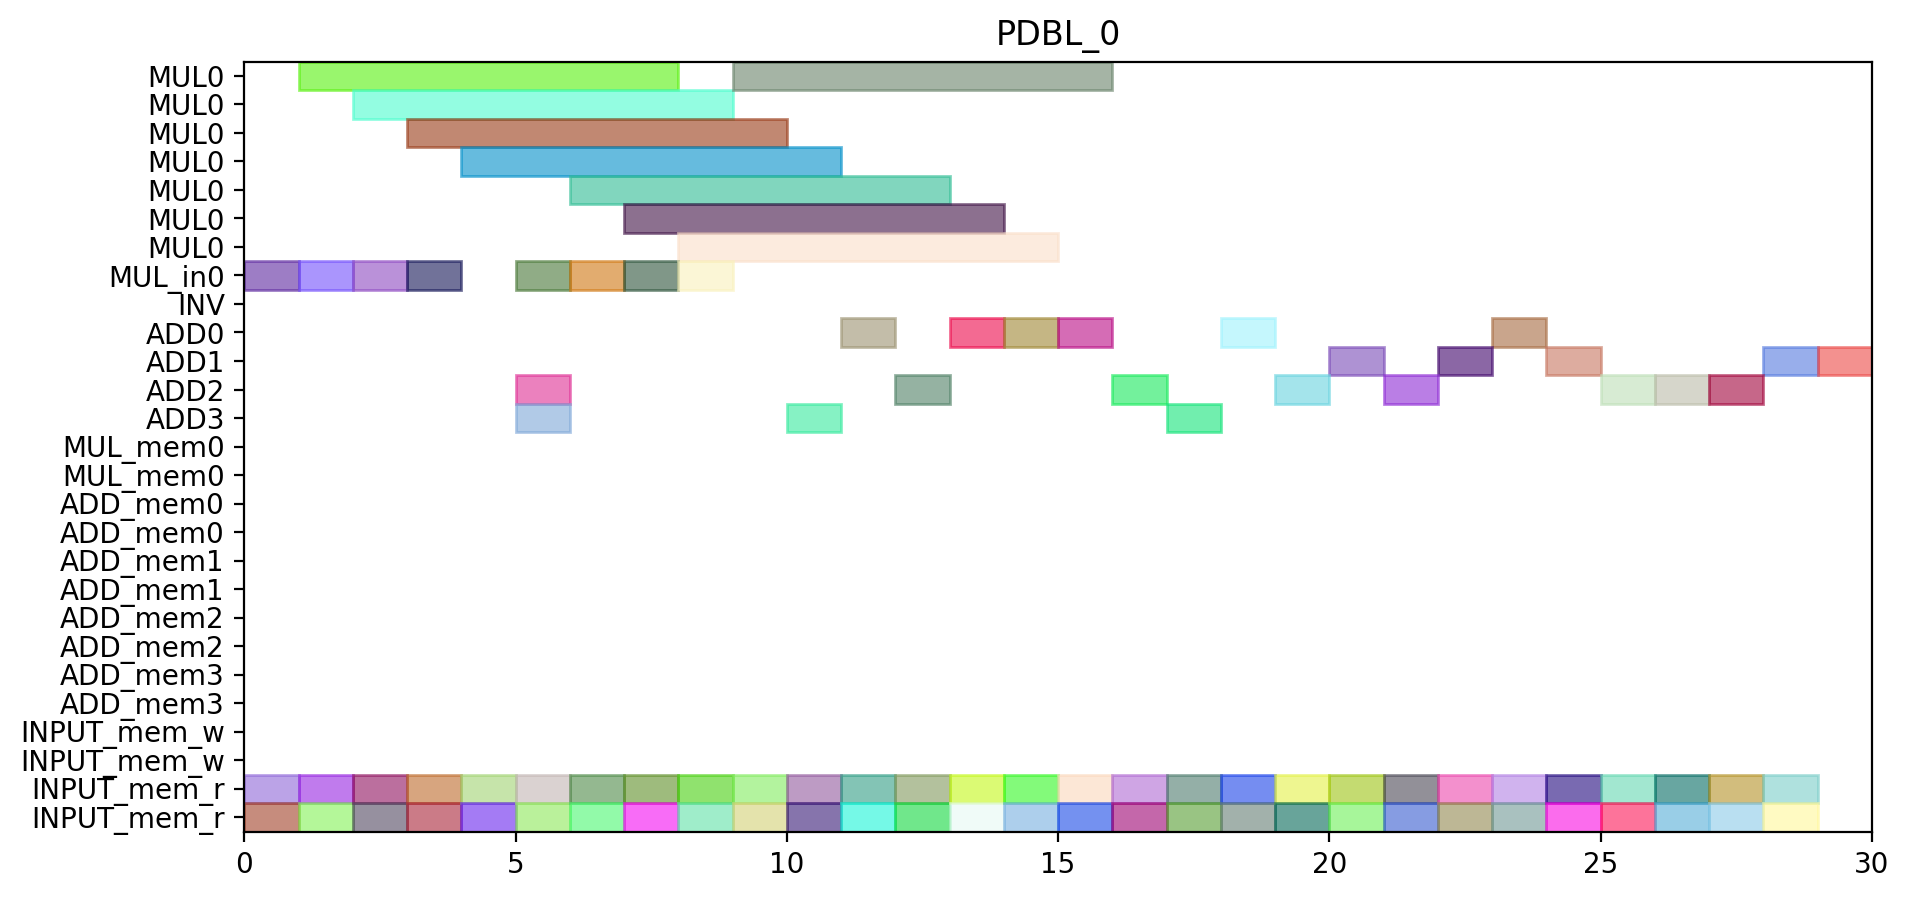

Recreate this plot in Python.
from pyschedule import Scenario, solvers, plotters, alt


def solve():
	horizon = 112
	S = Scenario("PDBL_0", horizon=horizon)

	# resource
	MUL = S.Resources('MUL', num=1, size=7)
	MUL_in = S.Resources('MUL_in', num=1)
	INV = S.Resource('INV')
	ADD = S.Resources('ADD', num=4, periods=range(1, horizon))
	MUL_mem = S.Resources('MUL_mem', num=1, size=2)
	ADD_mem = S.Resources('ADD_mem', num=4, size=2)
	INPUT_mem_w = S.Resource('INPUT_mem_w', size=2)
	INPUT_mem_r = S.Resource('INPUT_mem_r', size=2)

	# result of previous scheduling

	# new tasks
	t0_a1__y1_0 = S.Task('t0_a1__y1_0', length=1, delay_cost=1)
	t0_a1__y1_0 += alt(ADD)

	t0_a1__y1_0_mem0 = S.Task('t0_a1__y1_0_mem0', length=1, delay_cost=1)
	t0_a1__y1_0_mem0 += INPUT_mem_r
	S += t0_a1__y1_0_mem0 <= t0_a1__y1_0

	t0_t01 = S.Task('t0_t01', length=1, delay_cost=1)
	t0_t01 += alt(ADD)

	t0_t01_mem0 = S.Task('t0_t01_mem0', length=1, delay_cost=1)
	t0_t01_mem0 += INPUT_mem_r
	S += t0_t01_mem0 <= t0_t01

	t0_t01_mem1 = S.Task('t0_t01_mem1', length=1, delay_cost=1)
	t0_t01_mem1 += INPUT_mem_r
	S += t0_t01_mem1 <= t0_t01

	t0_t10 = S.Task('t0_t10', length=1, delay_cost=1)
	t0_t10 += alt(ADD)

	t0_t10_mem0 = S.Task('t0_t10_mem0', length=1, delay_cost=1)
	t0_t10_mem0 += INPUT_mem_r
	S += t0_t10_mem0 <= t0_t10

	t0_t10_mem1 = S.Task('t0_t10_mem1', length=1, delay_cost=1)
	t0_t10_mem1 += INPUT_mem_r
	S += t0_t10_mem1 <= t0_t10

	t0_t11 = S.Task('t0_t11', length=1, delay_cost=1)
	t0_t11 += alt(ADD)

	t0_t11_mem0 = S.Task('t0_t11_mem0', length=1, delay_cost=1)
	t0_t11_mem0 += INPUT_mem_r
	S += t0_t11_mem0 <= t0_t11

	t0_t11_mem1 = S.Task('t0_t11_mem1', length=1, delay_cost=1)
	t0_t11_mem1 += INPUT_mem_r
	S += t0_t11_mem1 <= t0_t11

	t0_t3_t0_in = S.Task('t0_t3_t0_in', length=1, delay_cost=1)
	t0_t3_t0_in += alt(MUL_in)
	t0_t3_t0 = S.Task('t0_t3_t0', length=7, delay_cost=1)
	t0_t3_t0 += alt(MUL)
	S += t0_t3_t0>=t0_t3_t0_in

	t0_t3_t0_mem0 = S.Task('t0_t3_t0_mem0', length=1, delay_cost=1)
	t0_t3_t0_mem0 += INPUT_mem_r
	S += t0_t3_t0_mem0 <= t0_t3_t0

	t0_t3_t0_mem1 = S.Task('t0_t3_t0_mem1', length=1, delay_cost=1)
	t0_t3_t0_mem1 += INPUT_mem_r
	S += t0_t3_t0_mem1 <= t0_t3_t0

	t0_t3_t1_in = S.Task('t0_t3_t1_in', length=1, delay_cost=1)
	t0_t3_t1_in += alt(MUL_in)
	t0_t3_t1 = S.Task('t0_t3_t1', length=7, delay_cost=1)
	t0_t3_t1 += alt(MUL)
	S += t0_t3_t1>=t0_t3_t1_in

	t0_t3_t1_mem0 = S.Task('t0_t3_t1_mem0', length=1, delay_cost=1)
	t0_t3_t1_mem0 += INPUT_mem_r
	S += t0_t3_t1_mem0 <= t0_t3_t1

	t0_t3_t1_mem1 = S.Task('t0_t3_t1_mem1', length=1, delay_cost=1)
	t0_t3_t1_mem1 += INPUT_mem_r
	S += t0_t3_t1_mem1 <= t0_t3_t1

	t0_t3_t2 = S.Task('t0_t3_t2', length=1, delay_cost=1)
	t0_t3_t2 += alt(ADD)

	t0_t3_t2_mem0 = S.Task('t0_t3_t2_mem0', length=1, delay_cost=1)
	t0_t3_t2_mem0 += INPUT_mem_r
	S += t0_t3_t2_mem0 <= t0_t3_t2

	t0_t3_t2_mem1 = S.Task('t0_t3_t2_mem1', length=1, delay_cost=1)
	t0_t3_t2_mem1 += INPUT_mem_r
	S += t0_t3_t2_mem1 <= t0_t3_t2

	t0_t3_t3 = S.Task('t0_t3_t3', length=1, delay_cost=1)
	t0_t3_t3 += alt(ADD)

	t0_t3_t3_mem0 = S.Task('t0_t3_t3_mem0', length=1, delay_cost=1)
	t0_t3_t3_mem0 += INPUT_mem_r
	S += t0_t3_t3_mem0 <= t0_t3_t3

	t0_t3_t3_mem1 = S.Task('t0_t3_t3_mem1', length=1, delay_cost=1)
	t0_t3_t3_mem1 += INPUT_mem_r
	S += t0_t3_t3_mem1 <= t0_t3_t3

	t1_a1__y1_0 = S.Task('t1_a1__y1_0', length=1, delay_cost=1)
	t1_a1__y1_0 += alt(ADD)

	t1_a1__y1_0_mem0 = S.Task('t1_a1__y1_0_mem0', length=1, delay_cost=1)
	t1_a1__y1_0_mem0 += INPUT_mem_r
	S += t1_a1__y1_0_mem0 <= t1_a1__y1_0

	t1_t01 = S.Task('t1_t01', length=1, delay_cost=1)
	t1_t01 += alt(ADD)

	t1_t01_mem0 = S.Task('t1_t01_mem0', length=1, delay_cost=1)
	t1_t01_mem0 += INPUT_mem_r
	S += t1_t01_mem0 <= t1_t01

	t1_t01_mem1 = S.Task('t1_t01_mem1', length=1, delay_cost=1)
	t1_t01_mem1 += INPUT_mem_r
	S += t1_t01_mem1 <= t1_t01

	t1_t10 = S.Task('t1_t10', length=1, delay_cost=1)
	t1_t10 += alt(ADD)

	t1_t10_mem0 = S.Task('t1_t10_mem0', length=1, delay_cost=1)
	t1_t10_mem0 += INPUT_mem_r
	S += t1_t10_mem0 <= t1_t10

	t1_t10_mem1 = S.Task('t1_t10_mem1', length=1, delay_cost=1)
	t1_t10_mem1 += INPUT_mem_r
	S += t1_t10_mem1 <= t1_t10

	t1_t11 = S.Task('t1_t11', length=1, delay_cost=1)
	t1_t11 += alt(ADD)

	t1_t11_mem0 = S.Task('t1_t11_mem0', length=1, delay_cost=1)
	t1_t11_mem0 += INPUT_mem_r
	S += t1_t11_mem0 <= t1_t11

	t1_t11_mem1 = S.Task('t1_t11_mem1', length=1, delay_cost=1)
	t1_t11_mem1 += INPUT_mem_r
	S += t1_t11_mem1 <= t1_t11

	t1_t3_t0_in = S.Task('t1_t3_t0_in', length=1, delay_cost=1)
	t1_t3_t0_in += alt(MUL_in)
	t1_t3_t0 = S.Task('t1_t3_t0', length=7, delay_cost=1)
	t1_t3_t0 += alt(MUL)
	S += t1_t3_t0>=t1_t3_t0_in

	t1_t3_t0_mem0 = S.Task('t1_t3_t0_mem0', length=1, delay_cost=1)
	t1_t3_t0_mem0 += INPUT_mem_r
	S += t1_t3_t0_mem0 <= t1_t3_t0

	t1_t3_t0_mem1 = S.Task('t1_t3_t0_mem1', length=1, delay_cost=1)
	t1_t3_t0_mem1 += INPUT_mem_r
	S += t1_t3_t0_mem1 <= t1_t3_t0

	t1_t3_t1_in = S.Task('t1_t3_t1_in', length=1, delay_cost=1)
	t1_t3_t1_in += alt(MUL_in)
	t1_t3_t1 = S.Task('t1_t3_t1', length=7, delay_cost=1)
	t1_t3_t1 += alt(MUL)
	S += t1_t3_t1>=t1_t3_t1_in

	t1_t3_t1_mem0 = S.Task('t1_t3_t1_mem0', length=1, delay_cost=1)
	t1_t3_t1_mem0 += INPUT_mem_r
	S += t1_t3_t1_mem0 <= t1_t3_t1

	t1_t3_t1_mem1 = S.Task('t1_t3_t1_mem1', length=1, delay_cost=1)
	t1_t3_t1_mem1 += INPUT_mem_r
	S += t1_t3_t1_mem1 <= t1_t3_t1

	t1_t3_t2 = S.Task('t1_t3_t2', length=1, delay_cost=1)
	t1_t3_t2 += alt(ADD)

	t1_t3_t2_mem0 = S.Task('t1_t3_t2_mem0', length=1, delay_cost=1)
	t1_t3_t2_mem0 += INPUT_mem_r
	S += t1_t3_t2_mem0 <= t1_t3_t2

	t1_t3_t2_mem1 = S.Task('t1_t3_t2_mem1', length=1, delay_cost=1)
	t1_t3_t2_mem1 += INPUT_mem_r
	S += t1_t3_t2_mem1 <= t1_t3_t2

	t1_t3_t3 = S.Task('t1_t3_t3', length=1, delay_cost=1)
	t1_t3_t3 += alt(ADD)

	t1_t3_t3_mem0 = S.Task('t1_t3_t3_mem0', length=1, delay_cost=1)
	t1_t3_t3_mem0 += INPUT_mem_r
	S += t1_t3_t3_mem0 <= t1_t3_t3

	t1_t3_t3_mem1 = S.Task('t1_t3_t3_mem1', length=1, delay_cost=1)
	t1_t3_t3_mem1 += INPUT_mem_r
	S += t1_t3_t3_mem1 <= t1_t3_t3

	t2_t0_t2 = S.Task('t2_t0_t2', length=1, delay_cost=1)
	t2_t0_t2 += alt(ADD)

	t2_t0_t2_mem0 = S.Task('t2_t0_t2_mem0', length=1, delay_cost=1)
	t2_t0_t2_mem0 += INPUT_mem_r
	S += t2_t0_t2_mem0 <= t2_t0_t2

	t2_t0_t2_mem1 = S.Task('t2_t0_t2_mem1', length=1, delay_cost=1)
	t2_t0_t2_mem1 += INPUT_mem_r
	S += t2_t0_t2_mem1 <= t2_t0_t2

	t2_t1_t2 = S.Task('t2_t1_t2', length=1, delay_cost=1)
	t2_t1_t2 += alt(ADD)

	t2_t1_t2_mem0 = S.Task('t2_t1_t2_mem0', length=1, delay_cost=1)
	t2_t1_t2_mem0 += INPUT_mem_r
	S += t2_t1_t2_mem0 <= t2_t1_t2

	t2_t1_t2_mem1 = S.Task('t2_t1_t2_mem1', length=1, delay_cost=1)
	t2_t1_t2_mem1 += INPUT_mem_r
	S += t2_t1_t2_mem1 <= t2_t1_t2

	t2_t20 = S.Task('t2_t20', length=1, delay_cost=1)
	t2_t20 += alt(ADD)

	t2_t20_mem0 = S.Task('t2_t20_mem0', length=1, delay_cost=1)
	t2_t20_mem0 += INPUT_mem_r
	S += t2_t20_mem0 <= t2_t20

	t2_t20_mem1 = S.Task('t2_t20_mem1', length=1, delay_cost=1)
	t2_t20_mem1 += INPUT_mem_r
	S += t2_t20_mem1 <= t2_t20

	t2_t21 = S.Task('t2_t21', length=1, delay_cost=1)
	t2_t21 += alt(ADD)

	t2_t21_mem0 = S.Task('t2_t21_mem0', length=1, delay_cost=1)
	t2_t21_mem0 += INPUT_mem_r
	S += t2_t21_mem0 <= t2_t21

	t2_t21_mem1 = S.Task('t2_t21_mem1', length=1, delay_cost=1)
	t2_t21_mem1 += INPUT_mem_r
	S += t2_t21_mem1 <= t2_t21

	t5_t0_t0_in = S.Task('t5_t0_t0_in', length=1, delay_cost=1)
	t5_t0_t0_in += alt(MUL_in)
	t5_t0_t0 = S.Task('t5_t0_t0', length=7, delay_cost=1)
	t5_t0_t0 += alt(MUL)
	S += t5_t0_t0>=t5_t0_t0_in

	t5_t0_t0_mem0 = S.Task('t5_t0_t0_mem0', length=1, delay_cost=1)
	t5_t0_t0_mem0 += INPUT_mem_r
	S += t5_t0_t0_mem0 <= t5_t0_t0

	t5_t0_t0_mem1 = S.Task('t5_t0_t0_mem1', length=1, delay_cost=1)
	t5_t0_t0_mem1 += INPUT_mem_r
	S += t5_t0_t0_mem1 <= t5_t0_t0

	t5_t0_t1_in = S.Task('t5_t0_t1_in', length=1, delay_cost=1)
	t5_t0_t1_in += alt(MUL_in)
	t5_t0_t1 = S.Task('t5_t0_t1', length=7, delay_cost=1)
	t5_t0_t1 += alt(MUL)
	S += t5_t0_t1>=t5_t0_t1_in

	t5_t0_t1_mem0 = S.Task('t5_t0_t1_mem0', length=1, delay_cost=1)
	t5_t0_t1_mem0 += INPUT_mem_r
	S += t5_t0_t1_mem0 <= t5_t0_t1

	t5_t0_t1_mem1 = S.Task('t5_t0_t1_mem1', length=1, delay_cost=1)
	t5_t0_t1_mem1 += INPUT_mem_r
	S += t5_t0_t1_mem1 <= t5_t0_t1

	t5_t0_t2 = S.Task('t5_t0_t2', length=1, delay_cost=1)
	t5_t0_t2 += alt(ADD)

	t5_t0_t2_mem0 = S.Task('t5_t0_t2_mem0', length=1, delay_cost=1)
	t5_t0_t2_mem0 += INPUT_mem_r
	S += t5_t0_t2_mem0 <= t5_t0_t2

	t5_t0_t2_mem1 = S.Task('t5_t0_t2_mem1', length=1, delay_cost=1)
	t5_t0_t2_mem1 += INPUT_mem_r
	S += t5_t0_t2_mem1 <= t5_t0_t2

	t5_t0_t3 = S.Task('t5_t0_t3', length=1, delay_cost=1)
	t5_t0_t3 += alt(ADD)

	t5_t0_t3_mem0 = S.Task('t5_t0_t3_mem0', length=1, delay_cost=1)
	t5_t0_t3_mem0 += INPUT_mem_r
	S += t5_t0_t3_mem0 <= t5_t0_t3

	t5_t0_t3_mem1 = S.Task('t5_t0_t3_mem1', length=1, delay_cost=1)
	t5_t0_t3_mem1 += INPUT_mem_r
	S += t5_t0_t3_mem1 <= t5_t0_t3

	t5_t1_t0_in = S.Task('t5_t1_t0_in', length=1, delay_cost=1)
	t5_t1_t0_in += alt(MUL_in)
	t5_t1_t0 = S.Task('t5_t1_t0', length=7, delay_cost=1)
	t5_t1_t0 += alt(MUL)
	S += t5_t1_t0>=t5_t1_t0_in

	t5_t1_t0_mem0 = S.Task('t5_t1_t0_mem0', length=1, delay_cost=1)
	t5_t1_t0_mem0 += INPUT_mem_r
	S += t5_t1_t0_mem0 <= t5_t1_t0

	t5_t1_t0_mem1 = S.Task('t5_t1_t0_mem1', length=1, delay_cost=1)
	t5_t1_t0_mem1 += INPUT_mem_r
	S += t5_t1_t0_mem1 <= t5_t1_t0

	t5_t1_t1_in = S.Task('t5_t1_t1_in', length=1, delay_cost=1)
	t5_t1_t1_in += alt(MUL_in)
	t5_t1_t1 = S.Task('t5_t1_t1', length=7, delay_cost=1)
	t5_t1_t1 += alt(MUL)
	S += t5_t1_t1>=t5_t1_t1_in

	t5_t1_t1_mem0 = S.Task('t5_t1_t1_mem0', length=1, delay_cost=1)
	t5_t1_t1_mem0 += INPUT_mem_r
	S += t5_t1_t1_mem0 <= t5_t1_t1

	t5_t1_t1_mem1 = S.Task('t5_t1_t1_mem1', length=1, delay_cost=1)
	t5_t1_t1_mem1 += INPUT_mem_r
	S += t5_t1_t1_mem1 <= t5_t1_t1

	t5_t1_t2 = S.Task('t5_t1_t2', length=1, delay_cost=1)
	t5_t1_t2 += alt(ADD)

	t5_t1_t2_mem0 = S.Task('t5_t1_t2_mem0', length=1, delay_cost=1)
	t5_t1_t2_mem0 += INPUT_mem_r
	S += t5_t1_t2_mem0 <= t5_t1_t2

	t5_t1_t2_mem1 = S.Task('t5_t1_t2_mem1', length=1, delay_cost=1)
	t5_t1_t2_mem1 += INPUT_mem_r
	S += t5_t1_t2_mem1 <= t5_t1_t2

	t5_t1_t3 = S.Task('t5_t1_t3', length=1, delay_cost=1)
	t5_t1_t3 += alt(ADD)

	t5_t1_t3_mem0 = S.Task('t5_t1_t3_mem0', length=1, delay_cost=1)
	t5_t1_t3_mem0 += INPUT_mem_r
	S += t5_t1_t3_mem0 <= t5_t1_t3

	t5_t1_t3_mem1 = S.Task('t5_t1_t3_mem1', length=1, delay_cost=1)
	t5_t1_t3_mem1 += INPUT_mem_r
	S += t5_t1_t3_mem1 <= t5_t1_t3

	t5_t20 = S.Task('t5_t20', length=1, delay_cost=1)
	t5_t20 += alt(ADD)

	t5_t20_mem0 = S.Task('t5_t20_mem0', length=1, delay_cost=1)
	t5_t20_mem0 += INPUT_mem_r
	S += t5_t20_mem0 <= t5_t20

	t5_t20_mem1 = S.Task('t5_t20_mem1', length=1, delay_cost=1)
	t5_t20_mem1 += INPUT_mem_r
	S += t5_t20_mem1 <= t5_t20

	t5_t21 = S.Task('t5_t21', length=1, delay_cost=1)
	t5_t21 += alt(ADD)

	t5_t21_mem0 = S.Task('t5_t21_mem0', length=1, delay_cost=1)
	t5_t21_mem0 += INPUT_mem_r
	S += t5_t21_mem0 <= t5_t21

	t5_t21_mem1 = S.Task('t5_t21_mem1', length=1, delay_cost=1)
	t5_t21_mem1 += INPUT_mem_r
	S += t5_t21_mem1 <= t5_t21

	solvers.mip.solve(S,msg=1,kind='CPLEX',ratio_gap=1.01)

	solution = [['hoge']*len(S.solution()[1]) for i in range(len(S.solution()))]
	for i in range(len(S.solution())):
		for j in range(len(S.solution()[i])):
			solution[i][j]=str(S.solution()[i][j])
	print(solution)

	cycles = int(solution[-1][3])

	pic_file_name = "/mnt/rose/usr1/fukuda/pairing_automation_design2/bls24-315/scheduling/PDBL_mul1_add4/PDBL_0.png"
	if(S.solution() != []):
		plotters.matplotlib.plot(S,img_filename=pic_file_name, vertical_text=True, fig_size=(cycles*0.25+3, 5), show_task_labels=False)

	return solution
